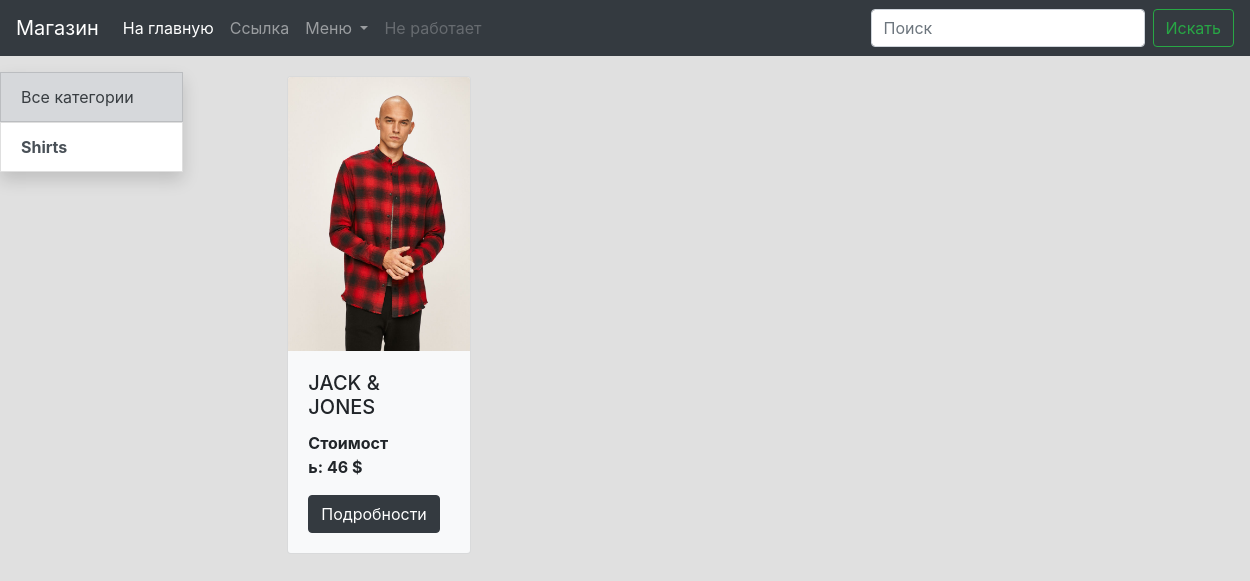
The app's page /, older data.
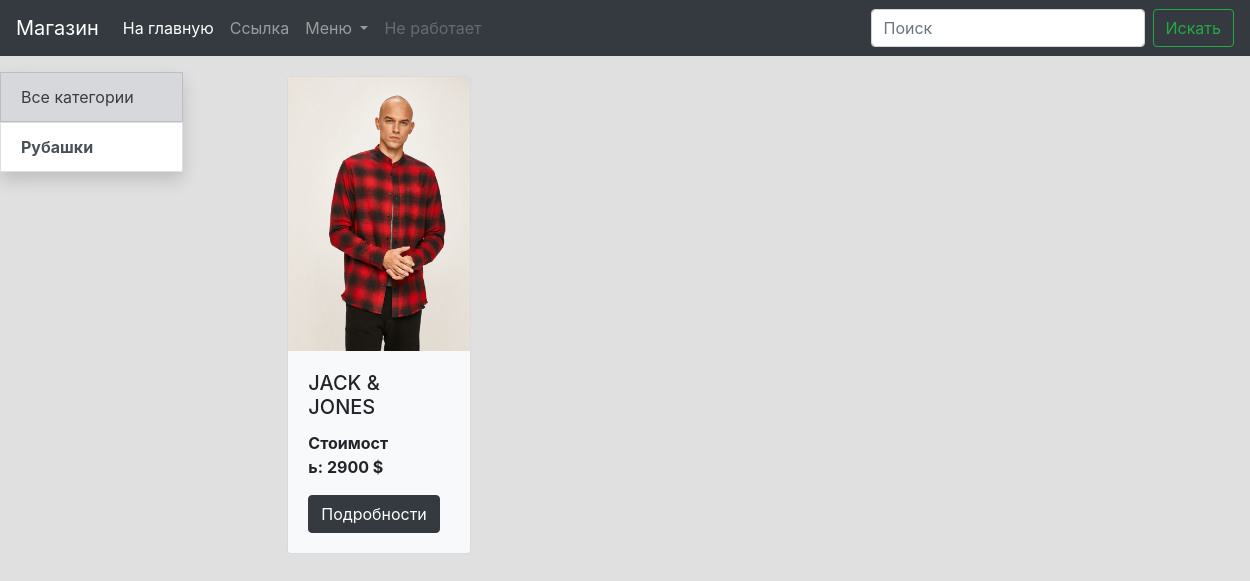
The same page, newer data.
### catalog/models.py (models this page shows, shortened)
class Category(models.Model):
    name = models.CharField('Категория', max_length=150, unique=True)
    description = models.TextField('Описание', blank=True)
    url = models.SlugField(verbose_name=160, unique=True)
    class Meta:
        verbose_name = 'Категория'
        verbose_name_plural = 'Категории'

class Product(models.Model):
    image = models.ImageField(verbose_name='Главное фото', upload_to='main_photo/', blank=True)
    name = models.TextField(verbose_name='Название товара', max_length=20)
    description = models.TextField(verbose_name='Описание товара', max_length=1000)
    price = models.PositiveIntegerField(verbose_name='Стоимость')
    actual = models.BooleanField(verbose_name='В наличии', help_text='Если товар не набросок, то ставить галочку')
    url = models.SlugField(max_length=160, unique=True)
    def get_absolute_url(self):
        return reverse('catalog:product_detail', args=[self.id])
    class Meta:
        verbose_name = 'Товар'
        verbose_name_plural = 'Товары'

### catalog/views.py (the view)
# urls.py: path('', product_list),
def product_list(request):
    categories = Category.objects.all()
    products = Product.objects.all()
    return render(request, 'catalog/product_list.html', context={'categories': categories, 'products': products})

### catalog/templates/catalog/product_list.html
{%extends 'catalog/base_catalog.html'%}
{%block content%}
    <div class="container-left">
        <div class="row">
                <div class="col-12 col-sm-12 col-md-12 col-lg-2 mt-3 ">
                    <div class="shadow">
                        <ul class="list-group">
                                <li >
                                    <a href="/" class="list-group-item list-group-item-action list-group-item-secondary">Все категории</a>
                                </li>
                            {% for category in categories %}
                                    <li>
                                            <a href="Тут должна быть ссылка на категорию" class="list-group-item list-group-item-action "><strong>{{ category.name }}</strong></a>
                                    </li>
                            {% endfor %}
                        </ul>
                    </div>
                </div>
             <div class="col-12 col-sm-12 col-md-12 col-lg-10">
                  <div class="card-deck mt-3" style='width:100%; margin-left: auto; margin-right: -40px;'>
                      {% for product in products %}
                          <div class="col-sm-12 col-lg-3 m-1">
                                  <div class="card bg-light mb-3" style="width:80%;">
                                      <img  height="100%" src="{{product.image.url}}"  style="width:100%;" class="card-img-top" alt="изображение продукта">
                                      <div class="card-body" style='width:100%; height:100%;'>
                                          <h5 class="card-title">{{product.name}}</h5>
                                              <div class="row">
                                                  <div class="col-sm-8"><p><strong>Стоимость:  {{product.price}} $</strong></p></div>
                                              </div>
                                          <a href="{{product.get_absolute_url}}" class="btn btn-dark">Подробности</a>
                                      </div>
                                  </div>
                          </div>
                      {% endfor %}
                  </div>
             </div>
        </div>
    </div>
{%endblock%}

Row changes from the older to the newer data that the page shows:
changed Category: name "Shirts" → "Рубашки"
changed Product "JACK & JONES": price "46" → "2900"
